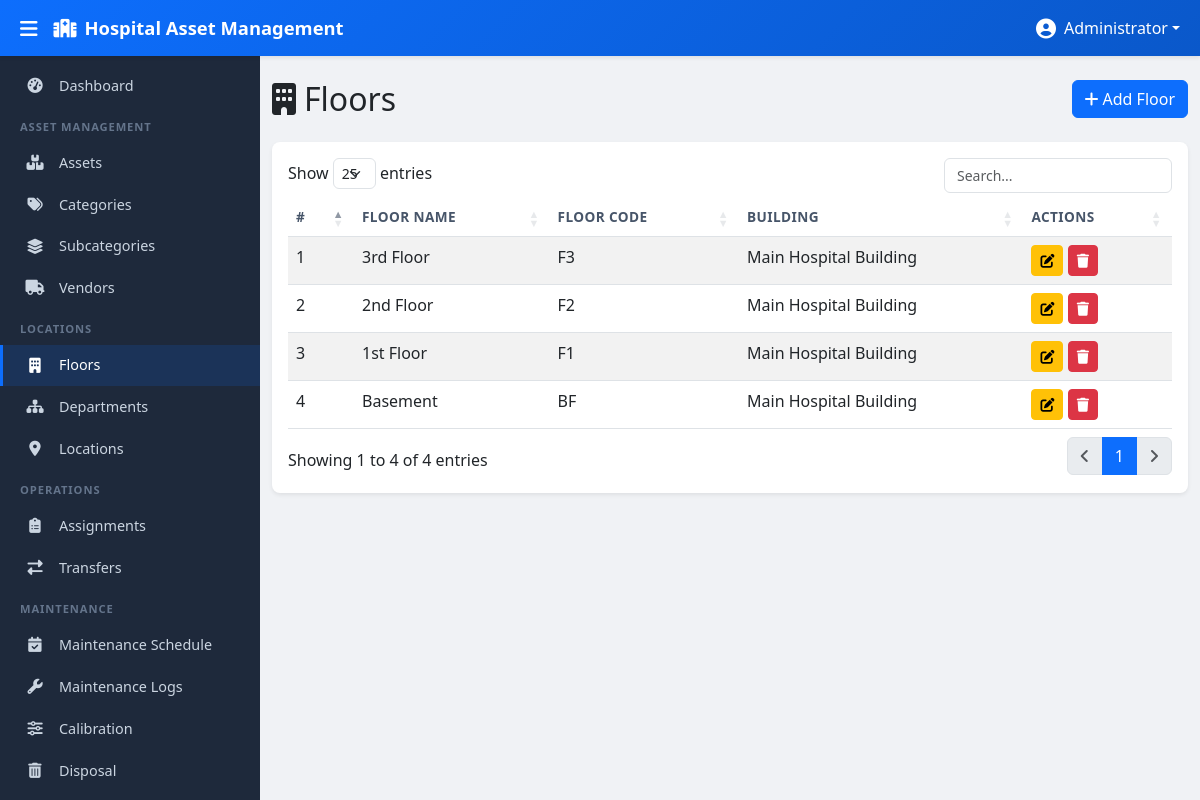
/modules/floors/index.php (signed in), run on the app's committed database.
### tables this page shows
CREATE TABLE floors (
    id INT AUTO_INCREMENT PRIMARY KEY,
    floor_name VARCHAR(100) NOT NULL,
    floor_code VARCHAR(20),
    building VARCHAR(150),
    is_deleted TINYINT(1) DEFAULT 0,
    created_at TIMESTAMP DEFAULT CURRENT_TIMESTAMP
);

### modules/floors/index.php (the view, shortened to what this page needs)
<?php
$pdo = getDBConnection();
$stmt = $pdo->prepare("SELECT * FROM floors WHERE is_deleted = 0 ORDER BY id DESC");
$stmt->execute();
$floors = $stmt->fetchAll();
require_once __DIR__ . '/../../views/header.php';
require_once __DIR__ . '/../../views/sidebar.php';
?>
<div class="main-content" id="mainContent">
    <div class="container-fluid py-4">
        <div class="row mb-4">
            <div class="col-12 d-flex justify-content-between align-items-center">
                <h2 class="mb-0"><i class="fas fa-building me-2"></i>Floors</h2>
                <a href="create.php" class="btn btn-primary"><i class="fas fa-plus me-1"></i>Add Floor</a>
            </div>
        </div>
        <div class="card shadow-sm">
            <div class="card-body">
                <table class="table table-striped table-hover datatable">
                    <thead>
                        <tr>
                            <th>#</th>
                            <th>Floor Name</th>
                            <th>Floor Code</th>
                            <th>Building</th>
                            <th>Actions</th>
                        </tr>
                    </thead>
                    <tbody>
                        <?php foreach ($floors as $i => $row): ?>
                        <tr>
                            <td><?php echo $i + 1; ?></td>
                            <td><?php echo htmlspecialchars($row['floor_name'], ENT_QUOTES, 'UTF-8'); ?></td>
                            <td><?php echo htmlspecialchars($row['floor_code'] ?? '', ENT_QUOTES, 'UTF-8'); ?></td>
                            <td><?php echo htmlspecialchars($row['building'] ?? '', ENT_QUOTES, 'UTF-8'); ?></td>
                            <td>
                                <a href="edit.php?id=<?php echo $row['id']; ?>" class="btn btn-sm btn-warning"><i class="fas fa-edit"></i></a>
                                <a href="#" class="btn btn-sm btn-danger btn-delete" data-url="delete.php?id=<?php echo $row['id']; ?>" data-name="<?php echo htmlspecialchars($row['floor_name'], ENT_QUOTES, 'UTF-8'); ?>"><i class="fas fa-trash"></i></a>
                            </td>
                        </tr>
                        <?php endforeach; ?>
                    </tbody>
                </table>
            </div>
        </div>
    </div>
</div>
<?php require_once __DIR__ . '/../../views/footer.php'; ?>

### assets/css/style.css (style rules this page uses)
:root { --sidebar-width: 260px; --sidebar-collapsed-width: 0px; --topbar-height: 56px; --primary-color: #0d6efd; --primary-dark: #0a58ca; --secondary-color: #0dcaf0; --sidebar-bg: #1e293b; --sidebar-hover: #334155; --sidebar-active: #0d6efd; --sidebar-text: #cbd5e1; --sidebar-heading: #64748b; --body-bg: #f0f2f5; }
body { font-family: 'Segoe UI', Tahoma, Geneva, Verdana, sans-serif; background-color: var(--body-bg); overflow-x: hidden; }
.main-content { margin-left: var(--sidebar-width); margin-top: var(--topbar-height); min-height: calc(100vh - var(--topbar-height)); transition: margin-left 0.3s ease; }
.card { border: none; border-radius: 0.5rem; box-shadow: 0 1px 3px rgba(0, 0, 0, 0.08); }
.table th { font-weight: 600; font-size: 0.85rem; text-transform: uppercase; letter-spacing: 0.03em; color: #475569; }

### data on the page
floors: floor_name "3rd Floor", floor_code "F3", building "Main Hospital Building"
floors: floor_name "2nd Floor", floor_code "F2", building "Main Hospital Building"
floors: floor_name "1st Floor", floor_code "F1", building "Main Hospital Building"
floors: floor_name "Basement", floor_code "BF", building "Main Hospital Building"

### other printed values
$_SESSION['user_name'] "Administrator"
